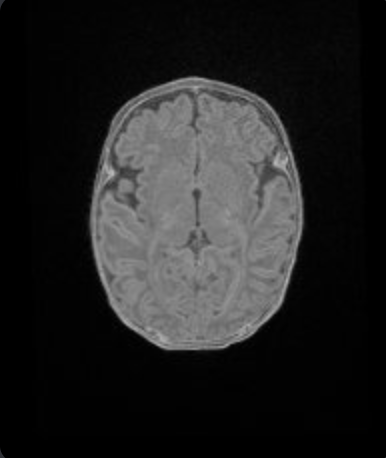
#> input picture Playground/circumference_algorithm/sample.jpg, 386 x 458 px
$ jupyter execute CircumferenceAlg.ipynb   (shell and % lines are left out)
#> lines starting #> are read from the running program, lines starting #| are printed output that depends on the picture; after the words box and inside, x2 and y2 are one past the last pixel; in counts of white or black regions, pixels touching at a corner belong together; long printed decimals are rounded
[cell 1]
import cv2
import numpy as np
import matplotlib.pyplot as plt

# Read the image
img: np.ndarray = cv2.imread("sample.jpg")
#> img is the input picture: shape (458, 386, 3); mean B, G, R 34.5, 34.5, 34.5

# TODO:
# This need to be updated.
# We may need several loops to find the best thresholds for different images.
edges: np.ndarray = cv2.Canny(img, 150, 500)
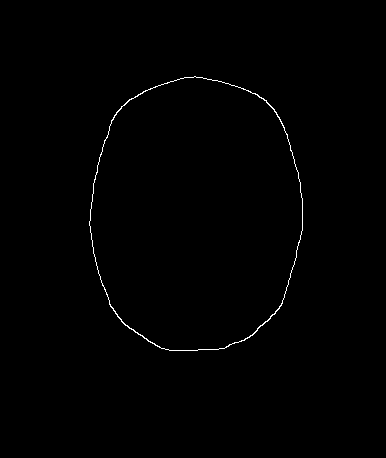
#> edges: shape (458, 386); 0.49% white in thin lines or dots, all inside (x1, y1, x2, y2) = (89, 76, 303, 351)
"""Binary bitmap with only contour pixels having value 255. Everything else has value 0."""

# [5 lines of commented-out code are left out]

cv2.imwrite("result.jpg", edges)

plt.subplot(121)
plt.imshow(cv2.cvtColor(img, cv2.COLOR_BGR2RGB))
plt.title("Original Image")

plt.subplot(122)
plt.imshow(edges, cmap="gray")
plt.title("Edge Detection Result")
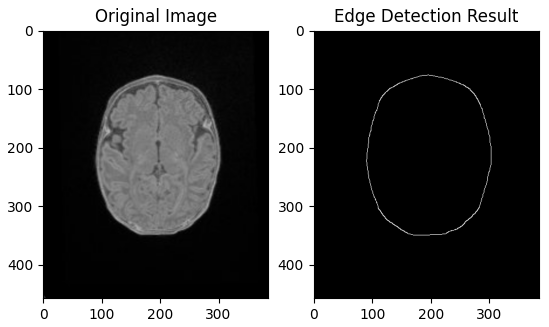
#> figure drawn by matplotlib, 2 panels

[cell 2]
# Find contours.
contours, hierarchy = cv2.findContours(edges, cv2.RETR_TREE, cv2.CHAIN_APPROX_SIMPLE)
#> contours = 2 contours; box (x1, y1, x2, y2) and area: (89, 76, 303, 351) 47022, (89, 76, 303, 351) 46880
"""contours is a list of all the contours cv2 finds in the image. For example, contour[0] might represent an outer contour and contour[1] might represent an inner contour, if any.

The length of `contours` differs depending on the image."""

# [7 lines of commented-out code are left out]

contour: np.ndarray = contours[0]
#> contour = contour of 348 points, box (x1, y1, x2, y2) (89, 76, 303, 351), area 47022
"""contours[0] is a numpy array that looks like [[0, 1], [1, 2], [3, 4]], representing the endpoints of coordinate points in the contour, I think. `cv2.arcLength` takes this and computes arc length from the endpoints."""
circumference = cv2.arcLength(contour, True)
#> circumference = 830.5

contour2: np.ndarray = contours[1]
#> contour2 = contour of 352 points, box (x1, y1, x2, y2) (89, 76, 303, 351), area 46880
circumference2 = cv2.arcLength(contour2, True)
#> circumference2 = 828.1

# How many detected edges?
# Keeping this under 2?
print(len(contours))
#| 2
print("")

# Print the circumference.
# The difference of these two results can be used to evaluate whether the edge detection is successful or not.
print(f"Circumference: {circumference}")
#| Circumference: 830.482
print(f"Circumference: {circumference2}")
#| Circumference: 828.139
